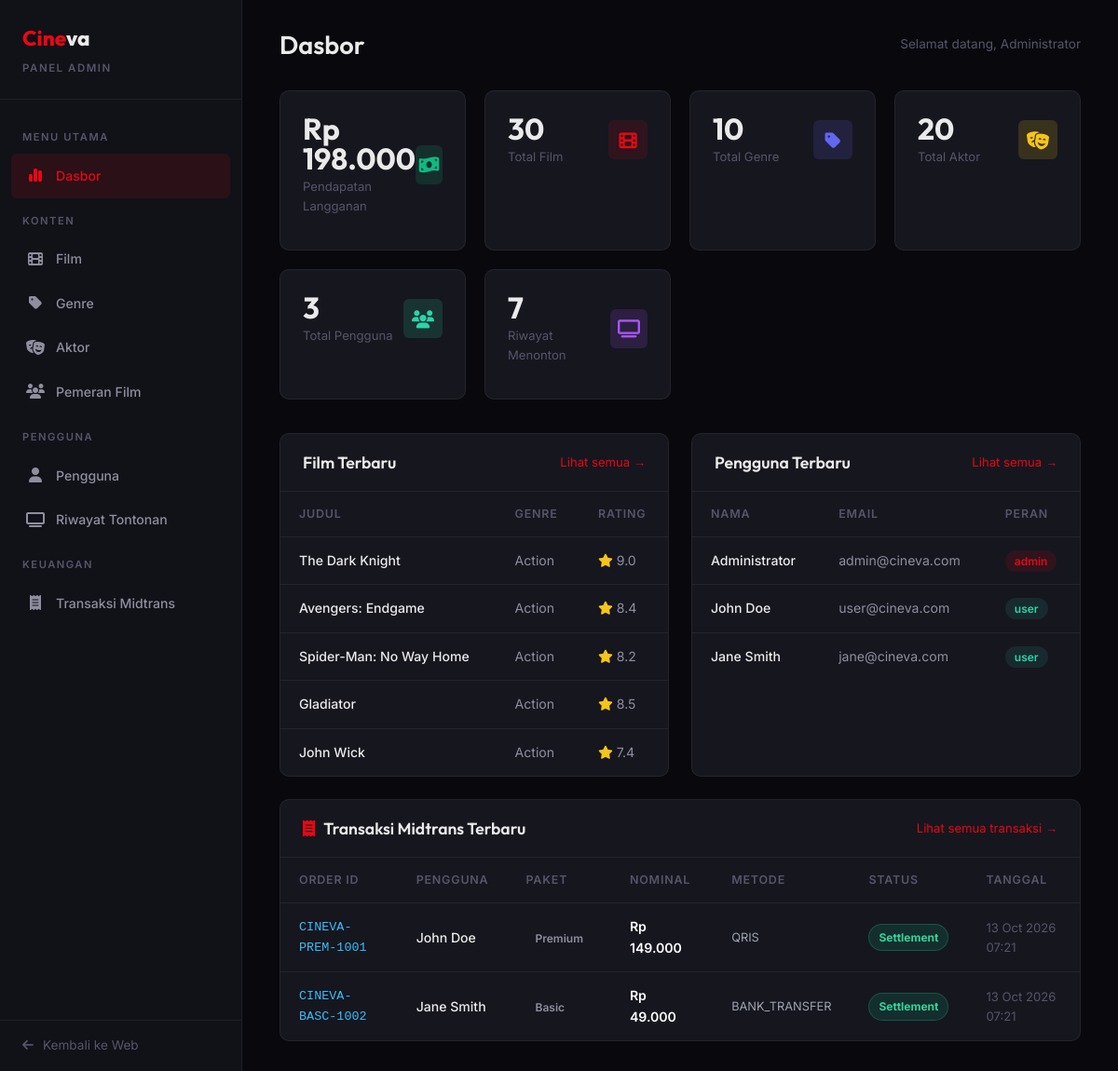
Page /admin/ (signed in) on the committed database.
### tables this page shows
CREATE TABLE movies (
    id INT AUTO_INCREMENT PRIMARY KEY,
    genre_id INT NOT NULL,
    title VARCHAR(255) NOT NULL,
    description TEXT,
    poster_url VARCHAR(500) DEFAULT '',
    year INT,
    rating DECIMAL(3,1) DEFAULT 0,
    duration INT DEFAULT 0,
    trailer_url VARCHAR(500) DEFAULT '',
    is_featured TINYINT(1) DEFAULT 0,
    created_at TIMESTAMP DEFAULT CURRENT_TIMESTAMP,
    FOREIGN KEY (genre_id) REFERENCES genres(id) ON DELETE CASCADE
);

CREATE TABLE genres (
    id INT AUTO_INCREMENT PRIMARY KEY,
    name VARCHAR(100) NOT NULL,
    description TEXT
);

CREATE TABLE users (
    id INT AUTO_INCREMENT PRIMARY KEY,
    name VARCHAR(255) NOT NULL,
    email VARCHAR(255) NOT NULL UNIQUE,
    password VARCHAR(255) NOT NULL,
    role VARCHAR(20) DEFAULT 'user',
    created_at TIMESTAMP DEFAULT CURRENT_TIMESTAMP
);

CREATE TABLE subscription_transactions (
    id INT AUTO_INCREMENT PRIMARY KEY,
    user_id INT NOT NULL,
    order_id VARCHAR(100) NOT NULL UNIQUE,
    plan ENUM('basic','standard','premium') NOT NULL,
    amount INT NOT NULL,
    snap_token VARCHAR(255) NULL,
    payment_type VARCHAR(50) DEFAULT 'midtrans',
    transaction_status ENUM('pending','settlement','capture','expire','cancel','deny') DEFAULT 'pending',
    pdf_url VARCHAR(500) NULL,
    payment_response LONGTEXT NULL,
    created_at TIMESTAMP DEFAULT CURRENT_TIMESTAMP,
    updated_at TIMESTAMP DEFAULT CURRENT_TIMESTAMP ON UPDATE CURRENT_TIMESTAMP,
    paid_at DATETIME NULL,
    FOREIGN KEY (user_id) REFERENCES users(id) ON DELETE CASCADE
);

### admin/index.php (the view, shortened to what this page needs)
<?php
include __DIR__ . '/includes/admin-header.php';
include __DIR__ . '/includes/sidebar.php';
$totalMovies = $conn->query("SELECT COUNT(*) as c FROM movies")->fetch_assoc()['c'];
$totalGenres = $conn->query("SELECT COUNT(*) as c FROM genres")->fetch_assoc()['c'];
$totalActors = $conn->query("SELECT COUNT(*) as c FROM actors")->fetch_assoc()['c'];
$totalUsers = $conn->query("SELECT COUNT(*) as c FROM users")->fetch_assoc()['c'];
$totalWatched = $conn->query("SELECT COUNT(*) as c FROM watch_history")->fetch_assoc()['c'];
$totalRevenue = $conn->query("SELECT COALESCE(SUM(amount), 0) as s FROM subscription_transactions WHERE transaction_status IN ('settlement', 'capture')")->fetch_assoc()['s'];
$recentMovies = $conn->query("SELECT m.*, g.name as genre_name FROM movies m JOIN genres g ON m.genre_id = g.id ORDER BY m.created_at DESC LIMIT 5");
$recentUsers = $conn->query("SELECT * FROM users ORDER BY created_at DESC LIMIT 5");
$recentTrx = $conn->query("SELECT st.*, u.name as user_name FROM subscription_transactions st LEFT JOIN users u ON u.id = st.user_id ORDER BY st.created_at DESC LIMIT 5");
?>
<main class="admin-main">
    <div class="admin-topbar">
        <h1>Dasbor</h1>
        <div class="admin-topbar-right">
            <span style="color:var(--text-dim); font-size:0.85rem;">Selamat datang, <?= htmlspecialchars($_SESSION['user_name']) ?></span>
        </div>
    </div>
    <div class="stat-grid" style="grid-template-columns: repeat(auto-fit, minmax(200px, 1fr));">
        <div class="stat-card">
            <div class="stat-card-header">
                <div>
                    <div class="stat-card-value">Rp <?= number_format($totalRevenue, 0, ',', '.') ?></div>
                    <div class="stat-card-label">Pendapatan Langganan</div>
                </div>
                <div class="stat-card-icon movies" style="background:rgba(16,185,129,0.15); color:#10b981;"><i class="fa-solid fa-money-bill-wave"></i></div>
            </div>
        </div>
        <div class="stat-card">
            <div class="stat-card-header">
                <div>
                    <div class="stat-card-value"><?= $totalMovies ?></div>
                    <div class="stat-card-label">Total Film</div>
                </div>
                <div class="stat-card-icon movies"><i class="fa-solid fa-film"></i></div>
            </div>
        </div>
        <div class="stat-card">
            <div class="stat-card-header">
                <div>
                    <div class="stat-card-value"><?= $totalGenres ?></div>
                    <div class="stat-card-label">Total Genre</div>
                </div>
                <div class="stat-card-icon genres"><i class="fa-solid fa-tag"></i></div>
            </div>
        </div>
        <div class="stat-card">
            <div class="stat-card-header">
                <div>
                    <div class="stat-card-value"><?= $totalActors ?></div>
                    <div class="stat-card-label">Total Aktor</div>
                </div>
                <div class="stat-card-icon actors"><i class="fa-solid fa-masks-theater"></i></div>
            </div>
        </div>
        <div class="stat-card">
            <div class="stat-card-header">
                <div>
                    <div class="stat-card-value"><?= $totalUsers ?></div>
                    <div class="stat-card-label">Total Pengguna</div>
                </div>
                <div class="stat-card-icon users"><i class="fa-solid fa-users"></i></div>
            </div>
        </div>
        <div class="stat-card">
            <div class="stat-card-header">
                <div>
                    <div class="stat-card-value"><?= $totalWatched ?></div>
                    <div class="stat-card-label">Riwayat Menonton</div>
                </div>
                <div class="stat-card-icon history"><i class="fa-solid fa-tv"></i></div>
            </div>
        </div>
    </div>
    <div style="display:grid; grid-template-columns: 1fr 1fr; gap:24px; margin-bottom:24px;">
        <div class="admin-card">
            <div class="admin-card-header">
                <h3 class="admin-card-title">Film Terbaru</h3>
                <a href="/cineva/admin/movies.php" style="font-size:0.82rem; color:var(--accent);">Lihat semua &rarr;</a>
            </div>
            <table class="data-table">
                <thead>
                    <tr><th>Judul</th><th>Genre</th><th>Rating</th></tr>
                </thead>
                <tbody>
                    <?php while ($m = $recentMovies->fetch_assoc()): ?>
                    <tr>
                        <td style="color:var(--text-primary); font-weight:500;"><?= htmlspecialchars($m['title']) ?></td>
                        <td><?= htmlspecialchars($m['genre_name']) ?></td>
                        <td><span style="color:var(--gold);"><i class="fa-solid fa-star"></i></span> <?= number_format($m['rating'], 1) ?></td>
                    </tr>
                    <?php endwhile; ?>
                </tbody>
            </table>
        </div>
        <div class="admin-card">
            <div class="admin-card-header">
                <h3 class="admin-card-title">Pengguna Terbaru</h3>
                <a href="/cineva/admin/users.php" style="font-size:0.82rem; color:var(--accent);">Lihat semua &rarr;</a>
            </div>
            <table class="data-table">
                <thead>
                    <tr><th>Nama</th><th>Email</th><th>Peran</th></tr>
                </thead>
                <tbody>
                    <?php while ($u = $recentUsers->fetch_assoc()): ?>
                    <tr>
                        <td style="color:var(--text-primary); font-weight:500;"><?= htmlspecialchars($u['name']) ?></td>
                        <td><?= htmlspecialchars($u['email']) ?></td>
                        <td><span class="table-badge <?= $u['role'] ?>"><?= $u['role'] ?></span></td>
                    </tr>
                    <?php endwhile; ?>
                </tbody>
            </table>
        </div>
    </div>
    <div class="admin-card">
        <div class="admin-card-header">
            <h3 class="admin-card-title"><i class="fa-solid fa-receipt text-accent" style="margin-right:6px;"></i> Transaksi Midtrans Terbaru</h3>
            <a href="/cineva/admin/transactions.php" style="font-size:0.82rem; color:var(--accent);">Lihat semua transaksi &rarr;</a>
        </div>
        <table class="data-table">
            <thead>
                <tr>
                    <th>Order ID</th>
                    <th>Pengguna</th>
                    <th>Paket</th>
                    <th>Nominal</th>
                    <th>Metode</th>
                    <th>Status</th>
                    <th>Tanggal</th>
                </tr>
            </thead>
            <tbody>
                <?php if ($recentTrx && $recentTrx->num_rows > 0): ?>
                    <?php while ($t = $recentTrx->fetch_assoc()): ?>
                    <tr>
                        <td style="font-family:monospace; color:#38bdf8; font-size:0.84rem;"><?= htmlspecialchars($t['order_id']) ?></td>
                        <td style="color:var(--text-primary); font-weight:500;"><?= htmlspecialchars($t['user_name'] ?? 'User #' . $t['user_id']) ?></td>
                        <td><span class="table-badge <?= htmlspecialchars($t['plan']) ?>"><?= ucfirst($t['plan']) ?></span></td>
                        <td style="font-weight:600; color:#fff;">Rp <?= number_format($t['amount'], 0, ',', '.') ?></td>
                        <td style="text-transform:uppercase; font-size:0.8rem; color:#9ca3af;"><?= htmlspecialchars($t['payment_type'] ?? 'midtrans') ?></td>
                        <td>
                            <span class="badge-trx-status <?= htmlspecialchars($t['transaction_status']) ?>">
                                <?= ucfirst($t['transaction_status']) ?>
                            </span>
                        </td>
                        <td style="font-size:0.82rem; color:var(--text-dim);"><?= date('d M Y H:i', strtotime($t['created_at'])) ?></td>
                    </tr>
                    <?php endwhile; ?>
                <?php else: ?>
                    <tr>
                        <td colspan="7" style="text-align:center; padding:20px; color:var(--text-dim);">Belum ada transaksi.</td>
                    </tr>
                <?php endif; ?>
            </tbody>
        </table>
    </div>
</main>
</div>
</body>
</html>

### assets/css/style.css (style rules this page uses)
:root { --bg-primary: #08080d; --bg-secondary: #111118; --bg-card: #16161f; --bg-elevated: #1c1c28; --bg-glass: rgba(17, 17, 24, 0.85); --accent: #e50914; --accent-hover: #b80710; --accent-soft: rgba(229, 9, 20, 0.12); --gold: #f5c518; --gold-soft: rgba(245, 197, 24, 0.15); --green: #2dd4a8; --text-primary: #eaeaea; --text-secondary: #8e8e9f; --text-dim: #55556a; --border: rgba(255, 255, 255, 0.06); --border-light: rgba(255, 255, 255, 0.1); --shadow-sm: 0 2px 8px rgba(0, 0, 0, 0.3); --shadow-md: 0 8px 24px rgba(0, 0, 0, 0.4); --shadow-lg: 0 16px 48px rgba(0, 0, 0, 0.5); --radius-sm: 6px; --radius-md: 10px; --radius-lg: 16px; --radius-xl: 24px; --transition: 0.3s cubic-bezier(0.25, 0.46, 0.45, 0.94); --container: 1400px; --nav-height: 68px; }
*, *::before, *::after { margin: 0; padding: 0; box-sizing: border-box; }
html { scroll-behavior: smooth; -webkit-font-smoothing: antialiased; }
body { font-family: 'Inter', sans-serif; background: var(--bg-primary); color: var(--text-primary); line-height: 1.6; overflow-x: hidden; min-height: 100vh; }
h1, h2, h3, h4, h5, h6 { font-family: 'Outfit', sans-serif; font-weight: 600; line-height: 1.2; }
a { text-decoration: none; color: inherit; transition: color var(--transition); }
.text-accent { color: var(--accent); }
.badge-trx-status { display: inline-flex; align-items: center; gap: 5px; padding: 4px 10px; border-radius: 20px; font-size: 0.75rem; font-weight: 700; text-transform: capitalize; }
.badge-trx-status.settlement, .badge-trx-status.success, .badge-trx-status.capture { background: rgba(16, 185, 129, 0.15); color: #34d399; border: 1px solid rgba(16, 185, 129, 0.3); }

### assets/css/admin.css (style rules this page uses)
.admin-main { flex: 1; margin-left: 260px; padding: 32px 40px; }
.admin-topbar { display: flex; align-items: center; justify-content: space-between; margin-bottom: 32px; }
.admin-topbar h1 { font-size: 1.7rem; }
.admin-topbar-right { display: flex; align-items: center; gap: 12px; }
.stat-grid { display: grid; grid-template-columns: repeat(auto-fit, minmax(200px, 1fr)); gap: 20px; margin-bottom: 36px; }
.stat-card { background: var(--bg-card); border: 1px solid var(--border); border-radius: var(--radius-md); padding: 24px; transition: border-color var(--transition); }
.stat-card-header { display: flex; align-items: center; justify-content: space-between; margin-bottom: 12px; }
.stat-card-icon { width: 42px; height: 42px; border-radius: var(--radius-sm); display: flex; align-items: center; justify-content: center; font-size: 1.2rem; }
.stat-card-icon.movies { background: var(--accent-soft); color: var(--accent); }
.stat-card-icon.genres { background: rgba(99, 102, 241, 0.15); color: #6366f1; }
.stat-card-icon.actors { background: rgba(245, 197, 24, 0.15); color: var(--gold); }
.stat-card-icon.users { background: rgba(45, 212, 168, 0.15); color: var(--green); }
.stat-card-icon.history { background: rgba(168, 85, 247, 0.15); color: #a855f7; }
.stat-card-value { font-family: 'Outfit', sans-serif; font-size: 2rem; font-weight: 700; line-height: 1; margin-bottom: 4px; }
.stat-card-label { font-size: 0.82rem; color: var(--text-dim); }
.admin-card { background: var(--bg-card); border: 1px solid var(--border); border-radius: var(--radius-md); overflow: hidden; }
.admin-card-header { display: flex; align-items: center; justify-content: space-between; padding: 20px 24px; border-bottom: 1px solid var(--border); flex-wrap: wrap; gap: 12px; }
.admin-card-title { font-size: 1.1rem; font-weight: 600; }
.data-table { width: 100%; border-collapse: collapse; }
.data-table thead th { padding: 14px 20px; text-align: left; font-size: 0.78rem; font-weight: 600; text-transform: uppercase; letter-spacing: 0.8px; color: var(--text-dim); border-bottom: 1px solid var(--border); white-space: nowrap; }
.data-table tbody td { padding: 14px 20px; font-size: 0.88rem; border-bottom: 1px solid var(--border); color: var(--text-secondary); vertical-align: middle; }
.data-table tbody tr:last-child td { border-bottom: none; }
.table-badge { padding: 4px 10px; border-radius: 50px; font-size: 0.75rem; font-weight: 600; }
.table-badge.admin { background: var(--accent-soft); color: var(--accent); }
.table-badge.user { background: rgba(45, 212, 168, 0.1); color: var(--green); }

### rows in the picture
movies: title "The Dark Knight", genre.name "Action", rating "9.0"
movies: title "Avengers: Endgame", genre.name "Action", rating "8.4"
movies: title "Spider-Man: No Way Home", genre.name "Action", rating "8.2"
movies: title "Gladiator", genre.name "Action", rating "8.5"
movies: title "John Wick", genre.name "Action", rating "7.4"
users: name "Administrator", email "admin@cineva.com", role "admin"
users: name "John Doe", email "user@cineva.com", role "user"
users: name "Jane Smith", email "jane@cineva.com", role "user"
subscription_transactions: order "CINEVA-PREM-1001", user.name "John Doe", plan "Premium", amount "149.000", payment_type "QRIS", transaction_status "Settlement", created_at "13 Oct 2026 07:21"
subscription_transactions: order "CINEVA-BASC-1002", user.name "Jane Smith", plan "Basic", amount "49.000", payment_type "BANK_TRANSFER", transaction_status "Settlement", created_at "13 Oct 2026 07:21"

### other values in the picture
$_SESSION['user_name'] "Administrator"
$totalRevenue "198.000"
$totalMovies "30"
$totalGenres "10"
$totalActors "20"
$totalUsers "3"
$totalWatched "7"
